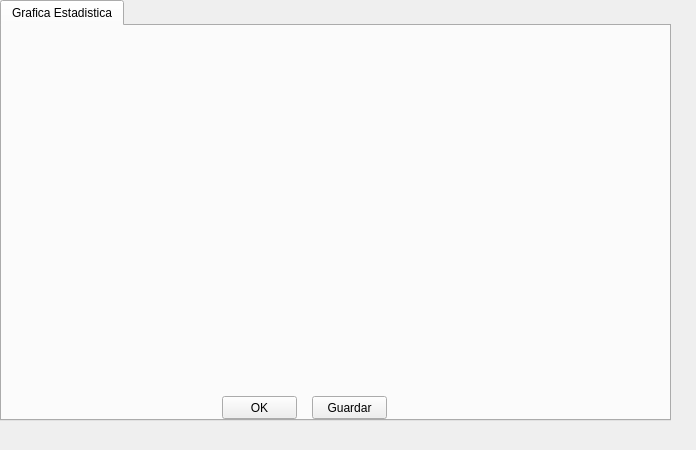
<?xml version="1.0" encoding="UTF-8"?>
<ui version="4.0">
 <class>Form</class>
 <widget class="QWidget" name="Form">
  <property name="geometry">
   <rect>
    <x>0</x>
    <y>0</y>
    <width>696</width>
    <height>450</height>
   </rect>
  </property>
  <property name="windowTitle">
   <string>Form</string>
  </property>
  <widget class="QTabWidget" name="tabWidget">
   <property name="geometry">
    <rect>
     <x>0</x>
     <y>0</y>
     <width>671</width>
     <height>421</height>
    </rect>
   </property>
   <property name="currentIndex">
    <number>0</number>
   </property>
   <widget class="QWidget" name="tab">
    <attribute name="title">
     <string>Grafica Estadistica</string>
    </attribute>
    <widget class="QLabel" name="label">
     <property name="geometry">
      <rect>
       <x>10</x>
       <y>10</y>
       <width>631</width>
       <height>341</height>
      </rect>
     </property>
     <property name="text">
      <string/>
     </property>
    </widget>
    <widget class="QPushButton" name="pushButton">
     <property name="geometry">
      <rect>
       <x>220</x>
       <y>370</y>
       <width>75</width>
       <height>23</height>
      </rect>
     </property>
     <property name="text">
      <string>OK</string>
     </property>
    </widget>
    <widget class="QPushButton" name="pushButton_2">
     <property name="geometry">
      <rect>
       <x>310</x>
       <y>370</y>
       <width>75</width>
       <height>23</height>
      </rect>
     </property>
     <property name="text">
      <string>Guardar</string>
     </property>
    </widget>
   </widget>
  </widget>
 </widget>
 <resources/>
 <connections/>
</ui>
